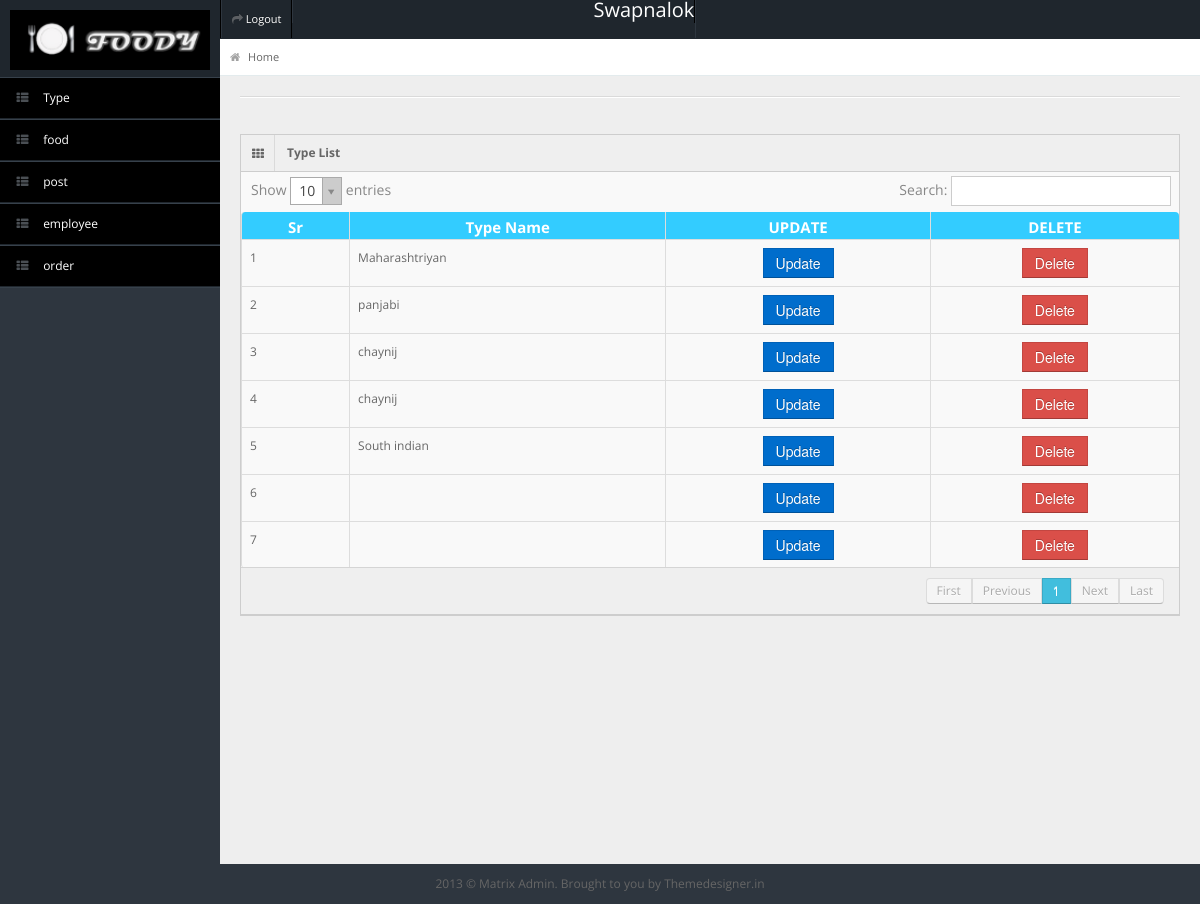
The app's page /admin/view_type.php (signed in) with its own data.
### tables this page shows
CREATE TABLE `type` (
  `ID` bigint(20) NOT NULL,
  `NAME` varchar(100) NOT NULL,
  `HOTEL_ID` bigint(20) NOT NULL
);

### admin/view_type.php (the view, shortened to what this page needs)
<?php
$admin_id=$_SESSION['admin'];
$res=mysql_query("SELECT * FROM hotel WHERE ID='".$admin_id."'");
$row=mysql_fetch_row($res);
?>
<!DOCTYPE html>
<html lang="en">
<head>
<link rel="stylesheet" href="css/bootstrap.min.css" />
<link rel="stylesheet" href="css/bootstrap-responsive.min.css" />
<link rel="stylesheet" href="css/uniform.css" />
<link rel="stylesheet" href="css/select2.css" />
<link rel="stylesheet" href="css/matrix-style.css" />
<link rel="stylesheet" href="css/matrix-media.css" />
<link href="font-awesome/css/font-awesome.css" rel="stylesheet" />
</head>
</head>
<body>
<div id="header">
  <h1><a href="dashboard.html"></a></h1>
</div>
<div id="user-nav" class="navbar navbar-inverse">
  <ul class="nav">
    <li class=""><a title="" href="logout.php"><i class="icon icon-share-alt"></i> <span class="text" style="color: #fff">Logout</span></a></li>
     <li class=""><span class="text" style="color: #fff;margin-left:300px;font-size:20px;"><?php echo$row[1]; ?></span></li>
  </ul>
</div>
<?php
include("menu.php");
?>
<div id="content">
  <div id="content-header">
    <div id="breadcrumb"> <a href="index.php" title="Go to Home" class="tip-bottom"><i class="icon-home"></i> Home</a></div>
  </div>
  <div class="container-fluid">
    <hr/>
    <div class="row-fluid">
     <div class="widget-box">
          <div class="widget-title"> <span class="icon"><i class="icon-th"></i></span>
            <h5>Type List</h5>
          </div>
          <div class="widget-content nopadding">
            <table class="table table-bordered data-table">
              <thead>
                <tr>
                  <th style="background-color:#33ccff;color:#fff;font-size:15px">Sr</th>
                  <th style="background-color:#33ccff;color:#fff;font-size:15px">Type Name</th>
                <th style="background-color:#33ccff;color:#fff;font-size:15px">UPDATE</th>
                <th style="background-color:#33ccff;color:#fff;font-size:15px">DELETE</th>
                </tr>
              </thead>
              <tbody>
              <?php
                $res=mysql_query("SELECT * FROM type WHERE HOTEL_ID='".$admin_id."'");
                $a=1;
                while($row=mysql_fetch_row($res))
                {
                  echo'<tr class="gradeX">
                  <td>'.$a.'</td>
                  <td>'.$row[1].'</td>
                  <td style="text-align:center"><a href="up_type.php?id='.$row[0].'"><button class="btn btn-primary btn-sm">Update</button></td>
                <td style="text-align:center"><a href="del_type.php?id='.$row[0].'"><button class="btn btn-danger btn-sm">Delete</button></a></td>
                </tr>';
                $a++;
                }
              ?>
              </tbody>
            </table>
          </div>
        </div>
    </div>
  </div>
</div>
<div class="row-fluid">
  <div id="footer" class="span12"> 2013 &copy; Matrix Admin. Brought to you by <a href="http://themedesigner.in">Themedesigner.in</a> </div>
</div>
</body>
</html>

### admin/css/matrix-style.css (style rules this page uses)
* { outline:none !important; -moz-outline: none !important; }
html, body { height:100% }
body { overflow-x: hidden; margin-top: -10px; font-family: 'Open Sans', sans-serif; font-size:12px; color:#666; }
a { color:#666; }
select, textarea, input[type="text"], input[type="password"], input[type="datetime"], input[type="datetime-local"], input[type="date"], input[type="month"], input[type="time"], input[type="week"], input[type="number"], input[type="email"], input[type="url"], input[type="search"], input[type="tel"], input[type="color"], .uneditable-input, .label, .dropdown-menu, .btn, .well, .progress, .table-bordered, .btn-group > .btn:first-child, .btn-group > .btn:last-child, .btn-group > .btn:last-child, .btn-group > .dropdown-toggle, .alert { border-radius:0px; }
.btn, textarea, input[type="text"], input[type="password"], input[type="datetime"], input[type="datetime-local"], input[type="date"], input[type="month"], input[type="time"], input[type="week"], input[type="number"], input[type="email"], input[type="url"], input[type="search"], input[type="tel"], input[type="color"], .uneditable-input { box-shadow:none; }
.progress, .progress-success .bar, .progress .bar-success, .progress-warning .bar, .progress .bar-warning, .progress-danger .bar, .progress .bar-danger, .progress-info .bar, .progress .bar-info, .btn, .btn-primary { background-image:none; }
#footer { padding:10px; text-align:center; }
hr { border-top-color:#dadada; }
#header { height: 77px; position: relative; width: 100%; z-index: -9; }
#header h1 { background: url("../img/b.png") no-repeat scroll 0 0 transparent; height: 60px; left: 10px; line-height: 100px; overflow: hidden; position: relative; top: 10px; width: 200px; }
#user-nav { position: absolute; left: 220px; top:0px; z-index: 20; margin: 0; }
#user-nav > ul { margin: 0; padding: 0; list-style: none; border-right: 1px solid #2e363f;border-left: 1px solid #000; }
#user-nav > ul > li { float: left; list-style-type: none; margin: 0; position: relative; padding: 0; border-left: 1px solid #2e363f; border-right: 1px solid #000; }
#user-nav > ul > li > a { padding:9px 10px; display: block; font-size: 11px; }
#user-nav > ul > li > a > i, #sidebar li a i { opacity: .5; margin-top: 2px; }
#content { background: none repeat scroll 0 0 #eeeeee; margin-left: 220px; margin-right: 0; padding-bottom: 25px; position: relative; min-height:100%; width: auto; }
#content-header { position: abslute; width: 100%; margin-top: -38px; z-index: 20; }
#breadcrumb { background-color: #fff; border-bottom: 1px solid #e3ebed; }
#breadcrumb a { padding: 8px 20px 8px 10px; display: inline-block; background-image: url('../img/breadcrumb.png'); background-position: center right; background-repeat: no-repeat; font-size: 11px; color: #666666; }
#breadcrumb a:last-child { background-image:none; }
#breadcrumb a i { margin-right: 5px; opacity: .6; }
.stat-boxes .peity_bar_good, .stat-boxes .peity_line_good, { color: #459D1C; }
.widget-box { background: none repeat scroll 0 0 #F9F9F9; border-left: 1px solid #CDCDCD; border-top: 1px solid #CDCDCD; border-right: 1px solid #CDCDCD; clear: both; margin-top: 16px; margin-bottom: 16px; position: relative; }
.widget-title, .modal-header, .table th, div.dataTables_wrapper .ui-widget-header { background:#efefef; border-bottom: 1px solid #CDCDCD; height: 36px; }
.widget-title span.icon { padding: 9px 10px 7px 11px; float: left; border-right:1px solid #dadada; }
.widget-title h5 { color: #666; float: left; font-size: 12px; font-weight: bold; padding: 12px; line-height: 12px; margin: 0; }
.widget-content { padding:15px; border-bottom: 1px solid #cdcdcd; }
.table th { height: auto; font-size: 10px; padding: 5px 10px 2px; border-bottom: 0; text-align: center; color: #666666; }
.nopadding { padding: 0 !important; }
.nopadding .table { margin-bottom: 0; }
.nopadding .table-bordered { border: 0; }

### admin/css/matrix-media.css (style rules this page uses)
body { background:#2E363F; }
#header { background-color: #1f262d; margin-top:10px; }

### records on screen
type: NAME "Maharashtriyan"
type: NAME "panjabi"
type: NAME "chaynij"
type: NAME "chaynij"
type: NAME "South indian"
